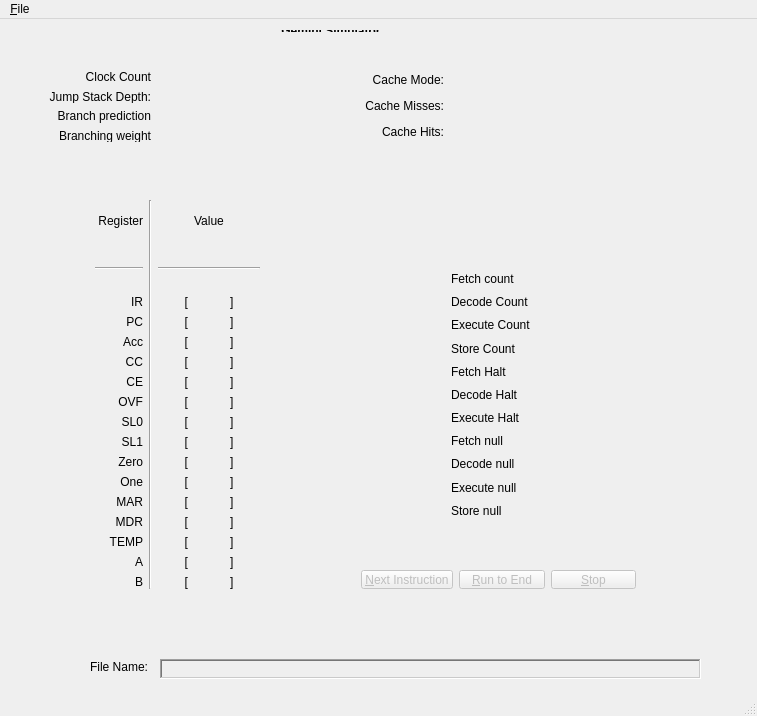
<?xml version="1.0" encoding="UTF-8"?>
<ui version="4.0">
 <class>gemini</class>
 <widget class="QMainWindow" name="gemini">
  <property name="geometry">
   <rect>
    <x>0</x>
    <y>0</y>
    <width>757</width>
    <height>716</height>
   </rect>
  </property>
  <property name="minimumSize">
   <size>
    <width>484</width>
    <height>375</height>
   </size>
  </property>
  <property name="maximumSize">
   <size>
    <width>16777215</width>
    <height>16777215</height>
   </size>
  </property>
  <property name="windowTitle">
   <string>gemini</string>
  </property>
  <property name="animated">
   <bool>true</bool>
  </property>
  <widget class="QWidget" name="centralWidget">
   <property name="minimumSize">
    <size>
     <width>0</width>
     <height>383</height>
    </size>
   </property>
   <property name="layoutDirection">
    <enum>Qt::LeftToRight</enum>
   </property>
   <widget class="QWidget" name="verticalLayoutWidget">
    <property name="geometry">
     <rect>
      <x>0</x>
      <y>0</y>
      <width>661</width>
      <height>24</height>
     </rect>
    </property>
    <layout class="QVBoxLayout" name="verticalLayout">
     <property name="sizeConstraint">
      <enum>QLayout::SetNoConstraint</enum>
     </property>
     <item>
      <layout class="QHBoxLayout" name="horizontalLayout_2">
       <item>
        <spacer name="verticalSpacer_2">
         <property name="orientation">
          <enum>Qt::Vertical</enum>
         </property>
         <property name="sizeHint" stdset="0">
          <size>
           <width>20</width>
           <height>40</height>
          </size>
         </property>
        </spacer>
       </item>
       <item>
        <spacer name="horizontalSpacer">
         <property name="orientation">
          <enum>Qt::Horizontal</enum>
         </property>
         <property name="sizeHint" stdset="0">
          <size>
           <width>40</width>
           <height>20</height>
          </size>
         </property>
        </spacer>
       </item>
       <item>
        <widget class="QLabel" name="label">
         <property name="font">
          <font>
           <weight>75</weight>
           <bold>true</bold>
           <underline>true</underline>
          </font>
         </property>
         <property name="layoutDirection">
          <enum>Qt::LeftToRight</enum>
         </property>
         <property name="text">
          <string>Gemini Simulator</string>
         </property>
         <property name="scaledContents">
          <bool>false</bool>
         </property>
         <property name="alignment">
          <set>Qt::AlignCenter</set>
         </property>
        </widget>
       </item>
       <item>
        <spacer name="horizontalSpacer_2">
         <property name="orientation">
          <enum>Qt::Horizontal</enum>
         </property>
         <property name="sizeHint" stdset="0">
          <size>
           <width>40</width>
           <height>20</height>
          </size>
         </property>
        </spacer>
       </item>
       <item>
        <spacer name="verticalSpacer_3">
         <property name="orientation">
          <enum>Qt::Vertical</enum>
         </property>
         <property name="sizeHint" stdset="0">
          <size>
           <width>20</width>
           <height>40</height>
          </size>
         </property>
        </spacer>
       </item>
      </layout>
     </item>
    </layout>
   </widget>
   <widget class="QWidget" name="horizontalLayoutWidget_3">
    <property name="geometry">
     <rect>
      <x>30</x>
      <y>170</y>
      <width>241</width>
      <height>411</height>
     </rect>
    </property>
    <layout class="QHBoxLayout" name="horizontalLayout_4">
     <item>
      <layout class="QVBoxLayout" name="verticalLayout_7">
       <item>
        <widget class="QLabel" name="label_25">
         <property name="text">
          <string>Register</string>
         </property>
         <property name="alignment">
          <set>Qt::AlignRight|Qt::AlignTrailing|Qt::AlignVCenter</set>
         </property>
        </widget>
       </item>
       <item>
        <layout class="QHBoxLayout" name="horizontalLayout_7">
         <item>
          <widget class="QLabel" name="inst_label_value_4">
           <property name="midLineWidth">
            <number>0</number>
           </property>
           <property name="text">
            <string/>
           </property>
           <property name="alignment">
            <set>Qt::AlignCenter</set>
           </property>
          </widget>
         </item>
         <item>
          <widget class="Line" name="line_2">
           <property name="sizePolicy">
            <sizepolicy hsizetype="Minimum" vsizetype="Minimum">
             <horstretch>0</horstretch>
             <verstretch>0</verstretch>
            </sizepolicy>
           </property>
           <property name="orientation">
            <enum>Qt::Horizontal</enum>
           </property>
          </widget>
         </item>
        </layout>
       </item>
       <item>
        <layout class="QHBoxLayout" name="horizontalLayout">
         <item>
          <layout class="QVBoxLayout" name="verticalLayout_2">
           <item>
            <widget class="QLabel" name="label_3">
             <property name="text">
              <string>IR</string>
             </property>
             <property name="alignment">
              <set>Qt::AlignRight|Qt::AlignTrailing|Qt::AlignVCenter</set>
             </property>
            </widget>
           </item>
           <item>
            <widget class="QLabel" name="label_4">
             <property name="text">
              <string>PC</string>
             </property>
             <property name="alignment">
              <set>Qt::AlignRight|Qt::AlignTrailing|Qt::AlignVCenter</set>
             </property>
            </widget>
           </item>
           <item>
            <widget class="QLabel" name="label_7">
             <property name="text">
              <string>Acc</string>
             </property>
             <property name="alignment">
              <set>Qt::AlignRight|Qt::AlignTrailing|Qt::AlignVCenter</set>
             </property>
            </widget>
           </item>
           <item>
            <widget class="QLabel" name="label_12">
             <property name="text">
              <string>CC</string>
             </property>
             <property name="alignment">
              <set>Qt::AlignRight|Qt::AlignTrailing|Qt::AlignVCenter</set>
             </property>
            </widget>
           </item>
           <item>
            <widget class="QLabel" name="label_41">
             <property name="text">
              <string>CE</string>
             </property>
             <property name="alignment">
              <set>Qt::AlignRight|Qt::AlignTrailing|Qt::AlignVCenter</set>
             </property>
            </widget>
           </item>
           <item>
            <widget class="QLabel" name="label_49">
             <property name="text">
              <string>OVF</string>
             </property>
             <property name="alignment">
              <set>Qt::AlignRight|Qt::AlignTrailing|Qt::AlignVCenter</set>
             </property>
            </widget>
           </item>
           <item>
            <widget class="QLabel" name="label_52">
             <property name="text">
              <string>SL0</string>
             </property>
             <property name="alignment">
              <set>Qt::AlignRight|Qt::AlignTrailing|Qt::AlignVCenter</set>
             </property>
            </widget>
           </item>
           <item>
            <widget class="QLabel" name="label_53">
             <property name="text">
              <string>SL1</string>
             </property>
             <property name="alignment">
              <set>Qt::AlignRight|Qt::AlignTrailing|Qt::AlignVCenter</set>
             </property>
            </widget>
           </item>
           <item>
            <widget class="QLabel" name="label_9">
             <property name="text">
              <string>Zero</string>
             </property>
             <property name="alignment">
              <set>Qt::AlignRight|Qt::AlignTrailing|Qt::AlignVCenter</set>
             </property>
            </widget>
           </item>
           <item>
            <widget class="QLabel" name="label_8">
             <property name="text">
              <string>One</string>
             </property>
             <property name="alignment">
              <set>Qt::AlignRight|Qt::AlignTrailing|Qt::AlignVCenter</set>
             </property>
            </widget>
           </item>
           <item>
            <widget class="QLabel" name="label_11">
             <property name="text">
              <string>MAR</string>
             </property>
             <property name="alignment">
              <set>Qt::AlignRight|Qt::AlignTrailing|Qt::AlignVCenter</set>
             </property>
            </widget>
           </item>
           <item>
            <widget class="QLabel" name="label_10">
             <property name="text">
              <string>MDR</string>
             </property>
             <property name="alignment">
              <set>Qt::AlignRight|Qt::AlignTrailing|Qt::AlignVCenter</set>
             </property>
            </widget>
           </item>
           <item>
            <widget class="QLabel" name="label_5">
             <property name="text">
              <string>TEMP</string>
             </property>
             <property name="alignment">
              <set>Qt::AlignRight|Qt::AlignTrailing|Qt::AlignVCenter</set>
             </property>
            </widget>
           </item>
           <item>
            <widget class="QLabel" name="label_6">
             <property name="text">
              <string>A</string>
             </property>
             <property name="alignment">
              <set>Qt::AlignRight|Qt::AlignTrailing|Qt::AlignVCenter</set>
             </property>
            </widget>
           </item>
           <item>
            <widget class="QLabel" name="label_13">
             <property name="text">
              <string>B</string>
             </property>
             <property name="alignment">
              <set>Qt::AlignRight|Qt::AlignTrailing|Qt::AlignVCenter</set>
             </property>
            </widget>
           </item>
          </layout>
         </item>
        </layout>
       </item>
      </layout>
     </item>
     <item>
      <widget class="Line" name="line_3">
       <property name="orientation">
        <enum>Qt::Vertical</enum>
       </property>
      </widget>
     </item>
     <item>
      <layout class="QVBoxLayout" name="verticalLayout_3">
       <item>
        <widget class="QLabel" name="label_2">
         <property name="text">
          <string>Value</string>
         </property>
         <property name="alignment">
          <set>Qt::AlignCenter</set>
         </property>
        </widget>
       </item>
       <item>
        <layout class="QHBoxLayout" name="horizontalLayout_8">
         <item>
          <widget class="Line" name="line">
           <property name="sizePolicy">
            <sizepolicy hsizetype="Minimum" vsizetype="Minimum">
             <horstretch>0</horstretch>
             <verstretch>0</verstretch>
            </sizepolicy>
           </property>
           <property name="orientation">
            <enum>Qt::Horizontal</enum>
           </property>
          </widget>
         </item>
        </layout>
       </item>
       <item>
        <layout class="QHBoxLayout" name="horizontalLayout_3">
         <item>
          <layout class="QVBoxLayout" name="verticalLayout_5">
           <item>
            <widget class="QLabel" name="label_48">
             <property name="text">
              <string>[</string>
             </property>
             <property name="alignment">
              <set>Qt::AlignRight|Qt::AlignTrailing|Qt::AlignVCenter</set>
             </property>
            </widget>
           </item>
           <item>
            <widget class="QLabel" name="label_26">
             <property name="text">
              <string>[</string>
             </property>
             <property name="alignment">
              <set>Qt::AlignRight|Qt::AlignTrailing|Qt::AlignVCenter</set>
             </property>
            </widget>
           </item>
           <item>
            <widget class="QLabel" name="label_27">
             <property name="text">
              <string>[</string>
             </property>
             <property name="alignment">
              <set>Qt::AlignRight|Qt::AlignTrailing|Qt::AlignVCenter</set>
             </property>
            </widget>
           </item>
           <item>
            <widget class="QLabel" name="label_28">
             <property name="text">
              <string>[</string>
             </property>
             <property name="alignment">
              <set>Qt::AlignRight|Qt::AlignTrailing|Qt::AlignVCenter</set>
             </property>
            </widget>
           </item>
           <item>
            <widget class="QLabel" name="label_29">
             <property name="text">
              <string>[</string>
             </property>
             <property name="alignment">
              <set>Qt::AlignRight|Qt::AlignTrailing|Qt::AlignVCenter</set>
             </property>
            </widget>
           </item>
           <item>
            <widget class="QLabel" name="label_30">
             <property name="text">
              <string>[</string>
             </property>
             <property name="alignment">
              <set>Qt::AlignRight|Qt::AlignTrailing|Qt::AlignVCenter</set>
             </property>
            </widget>
           </item>
           <item>
            <widget class="QLabel" name="label_31">
             <property name="text">
              <string>[</string>
             </property>
             <property name="alignment">
              <set>Qt::AlignRight|Qt::AlignTrailing|Qt::AlignVCenter</set>
             </property>
            </widget>
           </item>
           <item>
            <widget class="QLabel" name="label_32">
             <property name="text">
              <string>[</string>
             </property>
             <property name="alignment">
              <set>Qt::AlignRight|Qt::AlignTrailing|Qt::AlignVCenter</set>
             </property>
            </widget>
           </item>
           <item>
            <widget class="QLabel" name="label_33">
             <property name="text">
              <string>[</string>
             </property>
             <property name="alignment">
              <set>Qt::AlignRight|Qt::AlignTrailing|Qt::AlignVCenter</set>
             </property>
            </widget>
           </item>
           <item>
            <widget class="QLabel" name="label_34">
             <property name="text">
              <string>[</string>
             </property>
             <property name="alignment">
              <set>Qt::AlignRight|Qt::AlignTrailing|Qt::AlignVCenter</set>
             </property>
            </widget>
           </item>
           <item>
            <widget class="QLabel" name="label_35">
             <property name="text">
              <string>[</string>
             </property>
             <property name="alignment">
              <set>Qt::AlignRight|Qt::AlignTrailing|Qt::AlignVCenter</set>
             </property>
            </widget>
           </item>
           <item>
            <widget class="QLabel" name="label_42">
             <property name="text">
              <string>[</string>
             </property>
             <property name="alignment">
              <set>Qt::AlignRight|Qt::AlignTrailing|Qt::AlignVCenter</set>
             </property>
            </widget>
           </item>
           <item>
            <widget class="QLabel" name="label_54">
             <property name="text">
              <string>[</string>
             </property>
             <property name="alignment">
              <set>Qt::AlignRight|Qt::AlignTrailing|Qt::AlignVCenter</set>
             </property>
            </widget>
           </item>
           <item>
            <widget class="QLabel" name="label_55">
             <property name="text">
              <string>[</string>
             </property>
             <property name="alignment">
              <set>Qt::AlignRight|Qt::AlignTrailing|Qt::AlignVCenter</set>
             </property>
            </widget>
           </item>
           <item>
            <widget class="QLabel" name="label_50">
             <property name="text">
              <string>[</string>
             </property>
             <property name="alignment">
              <set>Qt::AlignRight|Qt::AlignTrailing|Qt::AlignVCenter</set>
             </property>
            </widget>
           </item>
          </layout>
         </item>
         <item>
          <layout class="QVBoxLayout" name="reg_label_values">
           <item>
            <widget class="QLabel" name="reg_IR">
             <property name="text">
              <string/>
             </property>
             <property name="alignment">
              <set>Qt::AlignCenter</set>
             </property>
            </widget>
           </item>
           <item>
            <widget class="QLabel" name="reg_PC">
             <property name="text">
              <string/>
             </property>
             <property name="alignment">
              <set>Qt::AlignCenter</set>
             </property>
            </widget>
           </item>
           <item>
            <widget class="QLabel" name="reg_Acc">
             <property name="text">
              <string/>
             </property>
             <property name="alignment">
              <set>Qt::AlignCenter</set>
             </property>
            </widget>
           </item>
           <item>
            <widget class="QLabel" name="reg_CC">
             <property name="text">
              <string/>
             </property>
             <property name="alignment">
              <set>Qt::AlignCenter</set>
             </property>
            </widget>
           </item>
           <item>
            <widget class="QLabel" name="reg_CE">
             <property name="text">
              <string/>
             </property>
             <property name="alignment">
              <set>Qt::AlignCenter</set>
             </property>
            </widget>
           </item>
           <item>
            <widget class="QLabel" name="reg_OVF">
             <property name="text">
              <string/>
             </property>
             <property name="alignment">
              <set>Qt::AlignCenter</set>
             </property>
            </widget>
           </item>
           <item>
            <widget class="QLabel" name="reg_SL0">
             <property name="text">
              <string/>
             </property>
             <property name="alignment">
              <set>Qt::AlignCenter</set>
             </property>
            </widget>
           </item>
           <item>
            <widget class="QLabel" name="reg_SL1">
             <property name="text">
              <string/>
             </property>
             <property name="alignment">
              <set>Qt::AlignCenter</set>
             </property>
            </widget>
           </item>
           <item>
            <widget class="QLabel" name="reg_Zero">
             <property name="text">
              <string/>
             </property>
             <property name="alignment">
              <set>Qt::AlignCenter</set>
             </property>
            </widget>
           </item>
           <item>
            <widget class="QLabel" name="reg_One">
             <property name="text">
              <string/>
             </property>
             <property name="alignment">
              <set>Qt::AlignCenter</set>
             </property>
            </widget>
           </item>
           <item>
            <widget class="QLabel" name="reg_MAR">
             <property name="text">
              <string/>
             </property>
             <property name="alignment">
              <set>Qt::AlignCenter</set>
             </property>
            </widget>
           </item>
           <item>
            <widget class="QLabel" name="reg_MDR">
             <property name="text">
              <string/>
             </property>
             <property name="alignment">
              <set>Qt::AlignCenter</set>
             </property>
            </widget>
           </item>
           <item>
            <widget class="QLabel" name="reg_TEMP">
             <property name="text">
              <string/>
             </property>
             <property name="alignment">
              <set>Qt::AlignCenter</set>
             </property>
            </widget>
           </item>
           <item>
            <widget class="QLabel" name="reg_A">
             <property name="text">
              <string/>
             </property>
             <property name="alignment">
              <set>Qt::AlignCenter</set>
             </property>
            </widget>
           </item>
           <item>
            <widget class="QLabel" name="reg_B">
             <property name="text">
              <string/>
             </property>
             <property name="alignment">
              <set>Qt::AlignCenter</set>
             </property>
            </widget>
           </item>
          </layout>
         </item>
         <item>
          <layout class="QVBoxLayout" name="verticalLayout_4">
           <item>
            <widget class="QLabel" name="label_15">
             <property name="text">
              <string>]</string>
             </property>
            </widget>
           </item>
           <item>
            <widget class="QLabel" name="label_14">
             <property name="text">
              <string>]</string>
             </property>
            </widget>
           </item>
           <item>
            <widget class="QLabel" name="label_16">
             <property name="text">
              <string>]</string>
             </property>
            </widget>
           </item>
           <item>
            <widget class="QLabel" name="label_17">
             <property name="text">
              <string>]</string>
             </property>
            </widget>
           </item>
           <item>
            <widget class="QLabel" name="label_18">
             <property name="text">
              <string>]</string>
             </property>
            </widget>
           </item>
           <item>
            <widget class="QLabel" name="label_19">
             <property name="text">
              <string>]</string>
             </property>
            </widget>
           </item>
           <item>
            <widget class="QLabel" name="label_20">
             <property name="text">
              <string>]</string>
             </property>
            </widget>
           </item>
           <item>
            <widget class="QLabel" name="label_21">
             <property name="text">
              <string>]</string>
             </property>
            </widget>
           </item>
           <item>
            <widget class="QLabel" name="label_22">
             <property name="text">
              <string>]</string>
             </property>
            </widget>
           </item>
           <item>
            <widget class="QLabel" name="label_23">
             <property name="text">
              <string>]</string>
             </property>
            </widget>
           </item>
           <item>
            <widget class="QLabel" name="label_24">
             <property name="text">
              <string>]</string>
             </property>
            </widget>
           </item>
           <item>
            <widget class="QLabel" name="label_43">
             <property name="text">
              <string>]</string>
             </property>
            </widget>
           </item>
           <item>
            <widget class="QLabel" name="label_51">
             <property name="text">
              <string>]</string>
             </property>
            </widget>
           </item>
           <item>
            <widget class="QLabel" name="label_57">
             <property name="text">
              <string>]</string>
             </property>
            </widget>
           </item>
           <item>
            <widget class="QLabel" name="label_56">
             <property name="text">
              <string>]</string>
             </property>
            </widget>
           </item>
          </layout>
         </item>
        </layout>
       </item>
      </layout>
     </item>
    </layout>
   </widget>
   <widget class="QWidget" name="horizontalLayoutWidget_5">
    <property name="geometry">
     <rect>
      <x>0</x>
      <y>40</y>
      <width>601</width>
      <height>94</height>
     </rect>
    </property>
    <layout class="QHBoxLayout" name="horizontalLayout_6">
     <item>
      <layout class="QVBoxLayout" name="verticalLayout_6">
       <item>
        <widget class="QLabel" name="label_40">
         <property name="text">
          <string>Clock Count</string>
         </property>
         <property name="alignment">
          <set>Qt::AlignRight|Qt::AlignTrailing|Qt::AlignVCenter</set>
         </property>
        </widget>
       </item>
       <item>
        <widget class="QLabel" name="label_44">
         <property name="text">
          <string>Jump Stack Depth:</string>
         </property>
         <property name="alignment">
          <set>Qt::AlignRight|Qt::AlignTrailing|Qt::AlignVCenter</set>
         </property>
        </widget>
       </item>
       <item>
        <widget class="QLabel" name="label_63">
         <property name="text">
          <string>Branch prediction</string>
         </property>
         <property name="alignment">
          <set>Qt::AlignRight|Qt::AlignTrailing|Qt::AlignVCenter</set>
         </property>
        </widget>
       </item>
       <item>
        <widget class="QLabel" name="label_71">
         <property name="text">
          <string>Branching weight</string>
         </property>
         <property name="alignment">
          <set>Qt::AlignRight|Qt::AlignTrailing|Qt::AlignVCenter</set>
         </property>
        </widget>
       </item>
      </layout>
     </item>
     <item>
      <layout class="QVBoxLayout" name="verticalLayout_8">
       <item>
        <widget class="QLabel" name="clock_count_value">
         <property name="midLineWidth">
          <number>0</number>
         </property>
         <property name="text">
          <string/>
         </property>
         <property name="alignment">
          <set>Qt::AlignCenter</set>
         </property>
        </widget>
       </item>
       <item>
        <widget class="QLabel" name="jmp_stack_depth_label_value">
         <property name="midLineWidth">
          <number>0</number>
         </property>
         <property name="text">
          <string/>
         </property>
         <property name="alignment">
          <set>Qt::AlignCenter</set>
         </property>
        </widget>
       </item>
       <item>
        <widget class="QLabel" name="branch_prediction">
         <property name="midLineWidth">
          <number>0</number>
         </property>
         <property name="text">
          <string/>
         </property>
         <property name="alignment">
          <set>Qt::AlignCenter</set>
         </property>
        </widget>
       </item>
       <item>
        <widget class="QLabel" name="branching_weight">
         <property name="midLineWidth">
          <number>0</number>
         </property>
         <property name="text">
          <string/>
         </property>
         <property name="alignment">
          <set>Qt::AlignCenter</set>
         </property>
        </widget>
       </item>
      </layout>
     </item>
     <item>
      <layout class="QVBoxLayout" name="verticalLayout_9">
       <item>
        <widget class="QLabel" name="label_47">
         <property name="text">
          <string>Cache Mode:</string>
         </property>
         <property name="alignment">
          <set>Qt::AlignRight|Qt::AlignTrailing|Qt::AlignVCenter</set>
         </property>
        </widget>
       </item>
       <item>
        <widget class="QLabel" name="label_45">
         <property name="text">
          <string>Cache Misses:</string>
         </property>
         <property name="alignment">
          <set>Qt::AlignRight|Qt::AlignTrailing|Qt::AlignVCenter</set>
         </property>
        </widget>
       </item>
       <item>
        <widget class="QLabel" name="label_46">
         <property name="text">
          <string>Cache Hits:</string>
         </property>
         <property name="alignment">
          <set>Qt::AlignRight|Qt::AlignTrailing|Qt::AlignVCenter</set>
         </property>
        </widget>
       </item>
      </layout>
     </item>
     <item>
      <layout class="QVBoxLayout" name="verticalLayout_10">
       <item>
        <widget class="QLabel" name="cache_mode_label_value">
         <property name="midLineWidth">
          <number>0</number>
         </property>
         <property name="text">
          <string/>
         </property>
         <property name="alignment">
          <set>Qt::AlignCenter</set>
         </property>
        </widget>
       </item>
       <item>
        <widget class="QLabel" name="cache_misses_label_value">
         <property name="midLineWidth">
          <number>0</number>
         </property>
         <property name="text">
          <string/>
         </property>
         <property name="alignment">
          <set>Qt::AlignCenter</set>
         </property>
        </widget>
       </item>
       <item>
        <widget class="QLabel" name="cache_hits_label_value">
         <property name="midLineWidth">
          <number>0</number>
         </property>
         <property name="text">
          <string/>
         </property>
         <property name="alignment">
          <set>Qt::AlignCenter</set>
         </property>
        </widget>
       </item>
      </layout>
     </item>
    </layout>
   </widget>
   <widget class="QWidget" name="horizontalLayoutWidget_2">
    <property name="geometry">
     <rect>
      <x>350</x>
      <y>540</y>
      <width>297</width>
      <height>41</height>
     </rect>
    </property>
    <layout class="QHBoxLayout" name="horizontalLayout_10">
     <item>
      <widget class="QPushButton" name="pushButton">
       <property name="enabled">
        <bool>false</bool>
       </property>
       <property name="text">
        <string>&amp;Next Instruction</string>
       </property>
      </widget>
     </item>
     <item>
      <widget class="QPushButton" name="pushButton_runall">
       <property name="enabled">
        <bool>false</bool>
       </property>
       <property name="text">
        <string>&amp;Run to End</string>
       </property>
      </widget>
     </item>
     <item>
      <widget class="QPushButton" name="pushButton_runall_2">
       <property name="enabled">
        <bool>false</bool>
       </property>
       <property name="text">
        <string>&amp;Stop</string>
       </property>
      </widget>
     </item>
    </layout>
   </widget>
   <widget class="QWidget" name="horizontalLayoutWidget">
    <property name="geometry">
     <rect>
      <x>440</x>
      <y>240</y>
      <width>182</width>
      <height>271</height>
     </rect>
    </property>
    <layout class="QHBoxLayout" name="horizontalLayout_9">
     <item>
      <layout class="QVBoxLayout" name="verticalLayout_11">
       <item>
        <widget class="QLabel" name="label_37">
         <property name="text">
          <string>Fetch count</string>
         </property>
        </widget>
       </item>
       <item>
        <widget class="QLabel" name="label_60">
         <property name="text">
          <string>Decode Count</string>
         </property>
        </widget>
       </item>
       <item>
        <widget class="QLabel" name="label_61">
         <property name="text">
          <string>Execute Count</string>
         </property>
        </widget>
       </item>
       <item>
        <widget class="QLabel" name="label_62">
         <property name="text">
          <string>Store Count</string>
         </property>
        </widget>
       </item>
       <item>
        <widget class="QLabel" name="label_65">
         <property name="text">
          <string>Fetch Halt</string>
         </property>
        </widget>
       </item>
       <item>
        <widget class="QLabel" name="label_66">
         <property name="text">
          <string>Decode Halt</string>
         </property>
        </widget>
       </item>
       <item>
        <widget class="QLabel" name="label_64">
         <property name="text">
          <string>Execute Halt</string>
         </property>
        </widget>
       </item>
       <item>
        <widget class="QLabel" name="label_69">
         <property name="text">
          <string>Fetch null</string>
         </property>
        </widget>
       </item>
       <item>
        <widget class="QLabel" name="label_70">
         <property name="text">
          <string>Decode null</string>
         </property>
        </widget>
       </item>
       <item>
        <widget class="QLabel" name="label_67">
         <property name="text">
          <string>Execute null</string>
         </property>
        </widget>
       </item>
       <item>
        <widget class="QLabel" name="label_68">
         <property name="text">
          <string>Store null</string>
         </property>
        </widget>
       </item>
      </layout>
     </item>
     <item>
      <layout class="QVBoxLayout" name="verticalLayout_12">
       <item>
        <widget class="QLabel" name="fetch_count">
         <property name="text">
          <string/>
         </property>
         <property name="alignment">
          <set>Qt::AlignCenter</set>
         </property>
        </widget>
       </item>
       <item>
        <widget class="QLabel" name="decode_count">
         <property name="text">
          <string/>
         </property>
         <property name="alignment">
          <set>Qt::AlignCenter</set>
         </property>
        </widget>
       </item>
       <item>
        <widget class="QLabel" name="execute_count">
         <property name="text">
          <string/>
         </property>
         <property name="alignment">
          <set>Qt::AlignCenter</set>
         </property>
        </widget>
       </item>
       <item>
        <widget class="QLabel" name="store_count">
         <property name="text">
          <string/>
         </property>
         <property name="alignment">
          <set>Qt::AlignCenter</set>
         </property>
        </widget>
       </item>
       <item>
        <widget class="QLabel" name="fetch_halt_count">
         <property name="text">
          <string/>
         </property>
         <property name="alignment">
          <set>Qt::AlignCenter</set>
         </property>
        </widget>
       </item>
       <item>
        <widget class="QLabel" name="decode_halt_count">
         <property name="text">
          <string/>
         </property>
         <property name="alignment">
          <set>Qt::AlignCenter</set>
         </property>
        </widget>
       </item>
       <item>
        <widget class="QLabel" name="execute_halt_count">
         <property name="text">
          <string/>
         </property>
         <property name="alignment">
          <set>Qt::AlignCenter</set>
         </property>
        </widget>
       </item>
       <item>
        <widget class="QLabel" name="fetch_null_count">
         <property name="text">
          <string/>
         </property>
         <property name="alignment">
          <set>Qt::AlignCenter</set>
         </property>
        </widget>
       </item>
       <item>
        <widget class="QLabel" name="decode_null_count">
         <property name="text">
          <string/>
         </property>
         <property name="alignment">
          <set>Qt::AlignCenter</set>
         </property>
        </widget>
       </item>
       <item>
        <widget class="QLabel" name="execute_null_count">
         <property name="text">
          <string/>
         </property>
         <property name="alignment">
          <set>Qt::AlignCenter</set>
         </property>
        </widget>
       </item>
       <item>
        <widget class="QLabel" name="store_null_count">
         <property name="text">
          <string/>
         </property>
         <property name="alignment">
          <set>Qt::AlignCenter</set>
         </property>
        </widget>
       </item>
      </layout>
     </item>
    </layout>
   </widget>
   <widget class="QLabel" name="label_58">
    <property name="geometry">
     <rect>
      <x>90</x>
      <y>640</y>
      <width>58</width>
      <height>16</height>
     </rect>
    </property>
    <property name="text">
     <string>File Name:</string>
    </property>
    <property name="alignment">
     <set>Qt::AlignRight|Qt::AlignTrailing|Qt::AlignVCenter</set>
    </property>
   </widget>
   <widget class="QLabel" name="label_file_name">
    <property name="geometry">
     <rect>
      <x>160</x>
      <y>640</y>
      <width>541</width>
      <height>20</height>
     </rect>
    </property>
    <property name="frameShape">
     <enum>QFrame::WinPanel</enum>
    </property>
    <property name="frameShadow">
     <enum>QFrame::Sunken</enum>
    </property>
    <property name="text">
     <string/>
    </property>
    <property name="alignment">
     <set>Qt::AlignLeading|Qt::AlignLeft|Qt::AlignVCenter</set>
    </property>
   </widget>
  </widget>
  <widget class="QStatusBar" name="statusBar"/>
  <widget class="QMenuBar" name="menuBar">
   <property name="geometry">
    <rect>
     <x>0</x>
     <y>0</y>
     <width>757</width>
     <height>23</height>
    </rect>
   </property>
   <widget class="QMenu" name="menuFile">
    <property name="title">
     <string>&amp;File</string>
    </property>
    <addaction name="actionLoad"/>
    <addaction name="actionQuit"/>
   </widget>
   <addaction name="menuFile"/>
  </widget>
  <action name="actionLoad">
   <property name="text">
    <string>&amp;Load</string>
   </property>
  </action>
  <action name="actionQuit">
   <property name="text">
    <string>&amp;Quit</string>
   </property>
   <property name="shortcut">
    <string>Esc</string>
   </property>
  </action>
  <action name="action_sel">
   <property name="text">
    <string>&amp;sel</string>
   </property>
  </action>
 </widget>
 <layoutdefault spacing="6" margin="11"/>
 <resources/>
 <connections/>
</ui>
